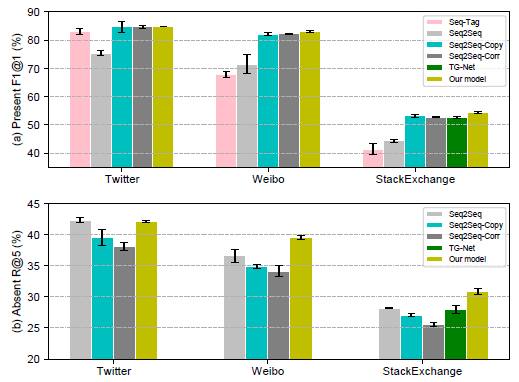

Python code for this plot:
import matplotlib
import matplotlib.pyplot as plt

matplotlib.rcParams['ps.useafm'] = True
matplotlib.rcParams['pdf.use14corefonts'] = True

f = plt.figure()

# plot present F1@1 measure
plt.subplot(2, 1, 1)
# set width of bar
barWidth = 0.1
# set height of bar

# Present F1@1 Measure
bars_SeqTag = [82.98, 67.91, 41.37]
error_SeqTag = [1.0, 1, 2]

bars_RNN = [75.42, 71.42, 44.34]
error_RNN = [1, 3.4, 0.6]

bars_CopyRNN = [84.68, 82.12, 53.18]
error_CopyRNN = [1.8, 0.5, 0.5]

bars_CorrRNN = [84.69, 82.28, 52.71]
error_CorrRNN = [0.5, 0.2, 0.1]

bars_TAKG = [84.90, 83.05, 54.33]
error_TAKG = [0.04, 0.3, 0.3]

bars_TG_Net = [52.55]
error_TG_Net = [0.3]

# Set position of bar on X axis
r1 = [0.1 + i * 0.7 for i in range(len(bars_CorrRNN))]
r2 = [x + barWidth for x in r1]
r3 = [x + barWidth for x in r2]
r4 = [x + barWidth for x in r3]
r5 = [x + barWidth for x in r4]
r6 = [r5[-1]]
r5[-1] = r6[0] + barWidth

# Make the plot chartreuse
plt.rcParams['errorbar.capsize'] = 3
plt.bar(r1, bars_SeqTag, yerr=error_SeqTag, ecolor='black', color='pink', width=barWidth, edgecolor='white',
        label='Seq-Tag')
plt.bar(r2, bars_RNN, yerr=error_RNN, ecolor='black', color='silver', width=barWidth, edgecolor='white',
        label='Seq2Seq')
plt.bar(r3, bars_CopyRNN, yerr=error_CopyRNN, ecolor='black', color='c', width=barWidth, edgecolor='white',
        label='Seq2Seq-Copy')
plt.bar(r4, bars_CorrRNN, yerr=error_CorrRNN, ecolor='black', color='gray', width=barWidth, edgecolor='white',
        label='Seq2Seq-Corr')
plt.bar(r6, bars_TG_Net, yerr=error_TG_Net, ecolor='black', color='g', width=barWidth, edgecolor='white',
        label='TG-Net')
plt.bar(r5, bars_TAKG, yerr=error_TAKG, ecolor='black', color='y', width=barWidth, edgecolor='white', label='Our model')

# Set the visible range of y
plt.ylim(bottom=35, top=90)

# Add xticks on the middle of the group bars
plt.xticks([r + 2 * barWidth for r in r1], ['Twitter', 'Weibo', 'StackExchange'])

# Create legend & set grid, label
plt.legend(loc='upper right', fontsize='x-small')
plt.grid(axis='y', linestyle='dotted')
plt.ylabel('(a) Present F1@1 (%)')

# Plot absent Recall@5
plt.subplot(2, 1, 2)
# set width of bar
barWidth = 0.1
# set height of bar

# Absent R@5 Measure
bars_RNN = [42.38, 36.6, 28.21]
error_RNN = [0.4, 1.1, 0.1]

bars_CopyRNN = [39.57, 34.86, 27.07]
error_CopyRNN = [1.3, 0.3, 0.3]

bars_CorrRNN = [38.08, 34.15, 25.60]
error_CorrRNN = [0.6, 0.9, 0.3]

bars_TAKG = [42.17, 39.53, 30.85]
error_TAKG = [0.2, 0.3, 0.5]

bars_TG_Net = [28.01]
error_TG_Net = [0.6]

# Set position of bar on X axis
r1 = [0.1 + i * 0.7 for i in range(len(bars_CorrRNN))]
r2 = [x + barWidth for x in r1]
r3 = [x + barWidth for x in r2]
r4 = [x + barWidth for x in r3]
r5 = [r4[-1]]
r4[-1] = r5[0] + barWidth

# Make the plot chartreuse
plt.rcParams['errorbar.capsize'] = 3
plt.bar(r1, bars_RNN, yerr=error_RNN, ecolor='black', color='silver', width=barWidth, edgecolor='white',
        label='Seq2Seq')
plt.bar(r2, bars_CopyRNN, yerr=error_CopyRNN, ecolor='black', color='c', width=barWidth, edgecolor='white',
        label='Seq2Seq-Copy')
plt.bar(r3, bars_CorrRNN, yerr=error_CorrRNN, ecolor='black', color='gray', width=barWidth, edgecolor='white',
        label='Seq2Seq-Corr')
plt.bar(r5, bars_TG_Net, yerr=error_TG_Net, ecolor='black', color='g', width=barWidth, edgecolor='white',
        label='TG-Net')
plt.bar(r4, bars_TAKG, yerr=error_TAKG, ecolor='black', color='y', width=barWidth, edgecolor='white', label='Our model')

# Set the visible range of y
plt.ylim(bottom=20, top=45)
# Add xticks on the middle of the group bars
plt.xticks([r + 1.5 * barWidth for r in r1], ['Twitter', 'Weibo', 'StackExchange'])
# Create legend & set grid, label
plt.legend(loc='upper right', fontsize='x-small')
plt.grid(axis='y', linestyle='dotted')
plt.ylabel('(b) Absent R@5 (%)')

# save to pdf and show the figure
plt.tight_layout()
f.savefig('hist_error_bar.pdf')
plt.show()
